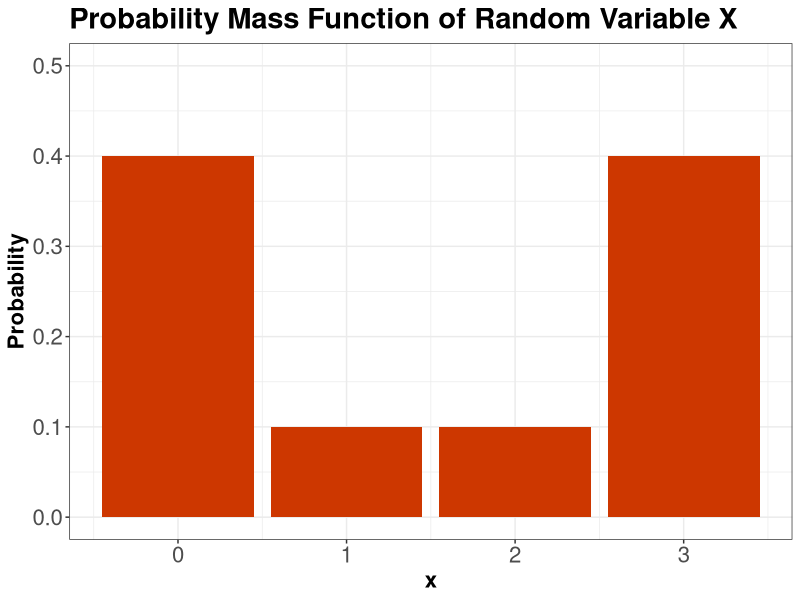
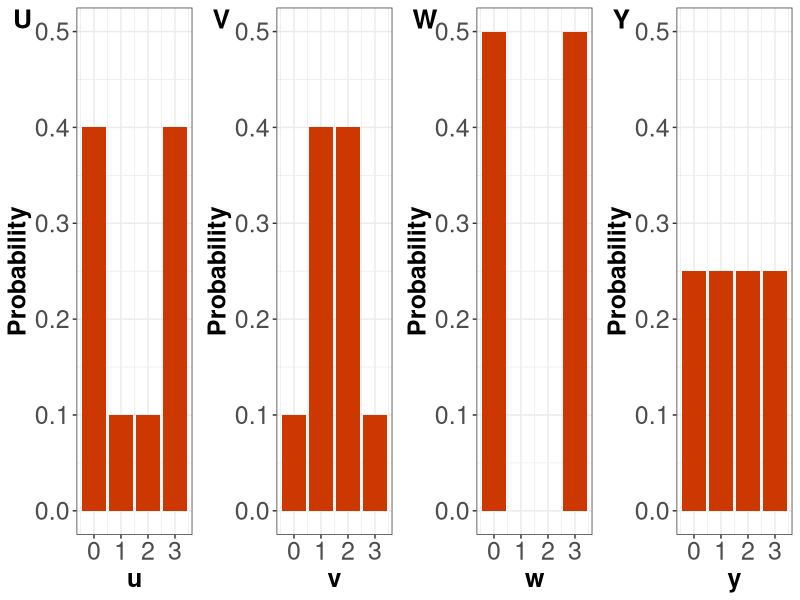
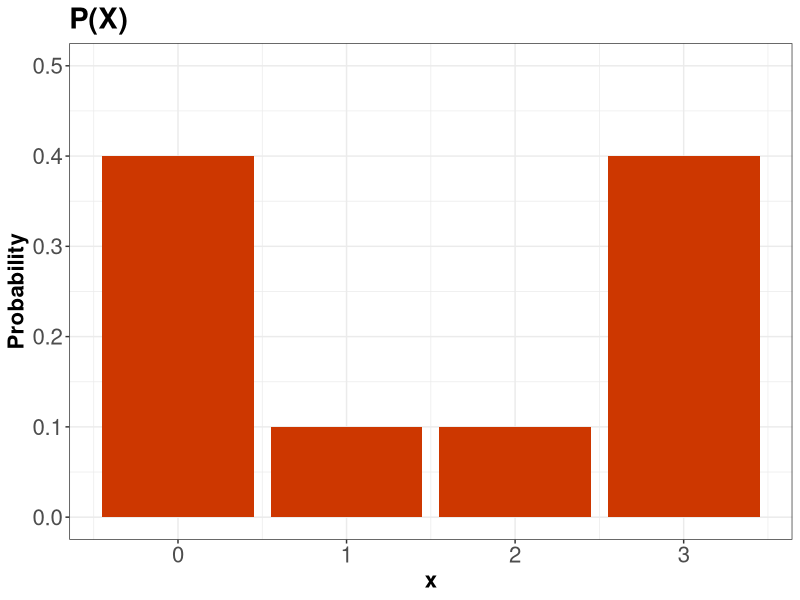
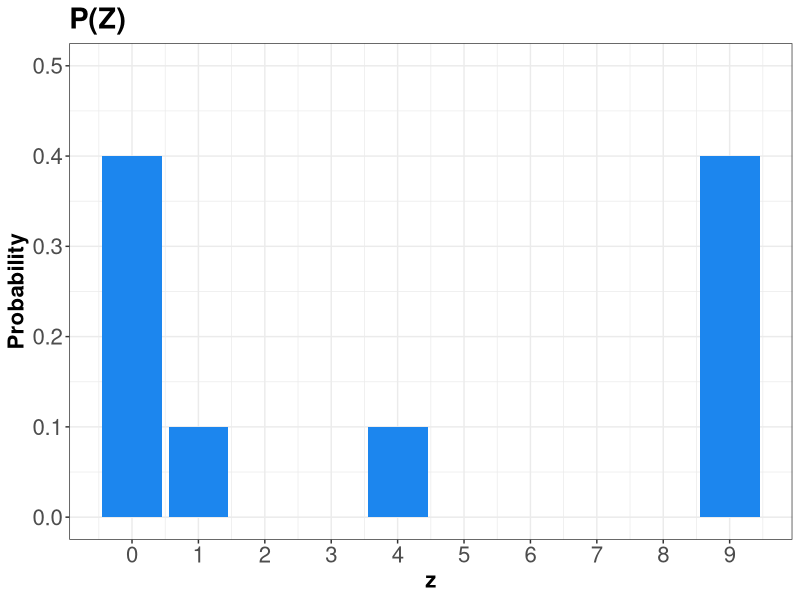
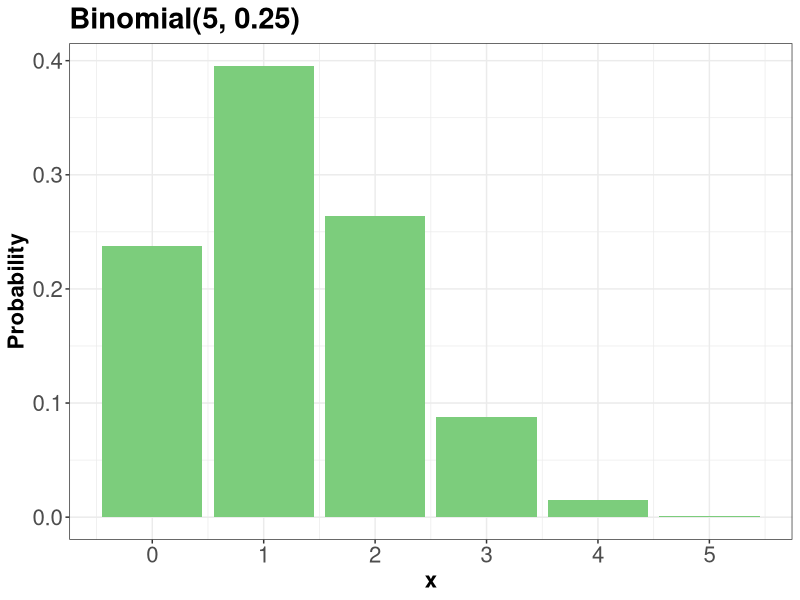

These charts were generated, in order, by the following R code:
## ---- chunk 1
#| output: false
#| message: false
#| warning: false
#| echo: false

library(tidyverse)
library(cowplot)
## ---- chunk 2
#| label: fig-pmf-x
#| fig-cap: "Probability mass function of the number of crabs found at a nest in a Mexican beach."
#| echo: false 
#| message: false
#| warning: false
#| fig.height: 8
#| fig.width: 12.5

tibble(x = 0:3, p = c(0.4, 0.1, 0.1, 0.4)) |>
  ggplot(aes(x, p)) +
  geom_col(fill = "orangered3") +
  theme_bw() +
  ylab("Probability") +
  ylim(0, 0.5) +
  theme(plot.title = element_text(size = 21, face = "bold"),
    axis.text = element_text(size = 16),
    axis.title = element_text(size = 16, face = "bold")) +
  ggtitle("Probability Mass Function of Random Variable X")
## ---- chunk 3
#| label: fig-multiple-pmfs
#| fig-cap: "Probability mass functions of discrete count-type random variables U, V, W, and Y."
#| echo: false 
#| message: false
#| warning: false
#| fig.height: 8
#| fig.width: 15.5

PMF_U <- tibble(u = 0:3, p = c(0.4, 0.1, 0.1, 0.4)) |>
  ggplot(aes(u, p)) +
  geom_col(fill = "orangered3") +
  theme_bw() +
  ylab("Probability") +
  ylim(0, 0.5) +
  theme(plot.title = element_text(size = 19, face = "bold"),
    axis.text = element_text(size = 18),
    axis.title = element_text(size = 18, face = "bold"))
PMF_V <- tibble(v = 0:3, p = c(0.1, 0.4, 0.4, 0.1)) |>
  ggplot(aes(v, p)) +
  geom_col(fill = "orangered3") +
  theme_bw() +
  ylab("Probability") +
  ylim(0, 0.5) +
  theme(plot.title = element_text(size = 19, face = "bold"),
    axis.text = element_text(size = 18),
    axis.title = element_text(size = 18, face = "bold"))
PMF_W <- tibble(w = 0:3, p = c(0.5, 0, 0, 0.5)) |>
  ggplot(aes(w, p)) +
  geom_col(fill = "orangered3") +
  theme_bw() +
  ylab("Probability") +
  ylim(0, 0.5) +
  theme(plot.title = element_text(size = 19, face = "bold"),
    axis.text = element_text(size = 18),
    axis.title = element_text(size = 18, face = "bold"))
PMF_Y <- tibble(y = 0:3, p = c(0.25, 0.25, 0.25, 0.25)) |>
  ggplot(aes(y, p)) +
  geom_col(fill = "orangered3") +
  theme_bw() +
  ylab("Probability") +
  ylim(0, 0.5) +
  theme(plot.title = element_text(size = 19, face = "bold"),
    axis.text = element_text(size = 18),
    axis.title = element_text(size = 18, face = "bold"))

(cowplot::plot_grid(
  PMF_U, PMF_V, PMF_W, PMF_Y,
  nrow = 1, labels = c("U ", "V ", "W", "Y "), label_size = 19
))
## ---- chunk 4
#| label: fig-pmf-x-2
#| fig-cap: "Probability mass function of the number of crabs found at a nest in a Mexican beach."
#| echo: false 
#| message: false
#| warning: false
#| fig.height: 8
#| fig.width: 12.5

tibble(x = 0:3, p = c(0.4, 0.1, 0.1, 0.4)) |>
  ggplot(aes(x, p)) +
  geom_col(fill = "orangered3") +
  theme_bw() +
  ylab("Probability") +
  ylim(0, 0.5) +
  theme(plot.title = element_text(size = 21, face = "bold"),
    axis.text = element_text(size = 16),
    axis.title = element_text(size = 16, face = "bold")) +
  ggtitle("P(X)")
## ---- chunk 5
#| label: fig-pmf-z
#| fig-cap: "Probability mass function of discrete count-type random variable Z."
#| echo: false 
#| message: false
#| warning: false
#| fig.height: 8
#| fig.width: 12.5

(p1 <- tibble(z = 0:9, p = c(0.4, 0.1, 0, 0, 0.1, 0, 0, 0, 0, 0.4)) |>
  ggplot(aes(z, p)) +
  geom_col(fill = "dodgerblue2") +
  theme_bw() +
  ylab("Probability") +
  ylim(0, 0.5) +
  theme(plot.title = element_text(size = 21, face = "bold"),
    axis.text = element_text(size = 16),
    axis.title = element_text(size = 16, face = "bold")) +
  ggtitle("P(Z)")) +
  scale_x_continuous(breaks = 0:9)
## ---- chunk 6
#| label: fig-pmf-binomial
#| fig-cap: "Probability mass function of a Binomial(n = 5, p = 0.25)."
#| echo: false 
#| message: false
#| warning: false
#| fig.height: 8
#| fig.width: 12.5

tibble(x = 0:5, Probability = dbinom(x, size = 5, prob = 0.25)) |>
  ggplot(aes(x, Probability)) +
  geom_col(fill = "palegreen3") +
  ggtitle("Binomial(5, 0.25)") +
  theme_bw() +
  scale_x_continuous(breaks = 0:5) +
  theme(
    plot.title = element_text(size = 21, face = "bold"),
    axis.text = element_text(size = 16),
    axis.title = element_text(size = 16, face = "bold")
  )
